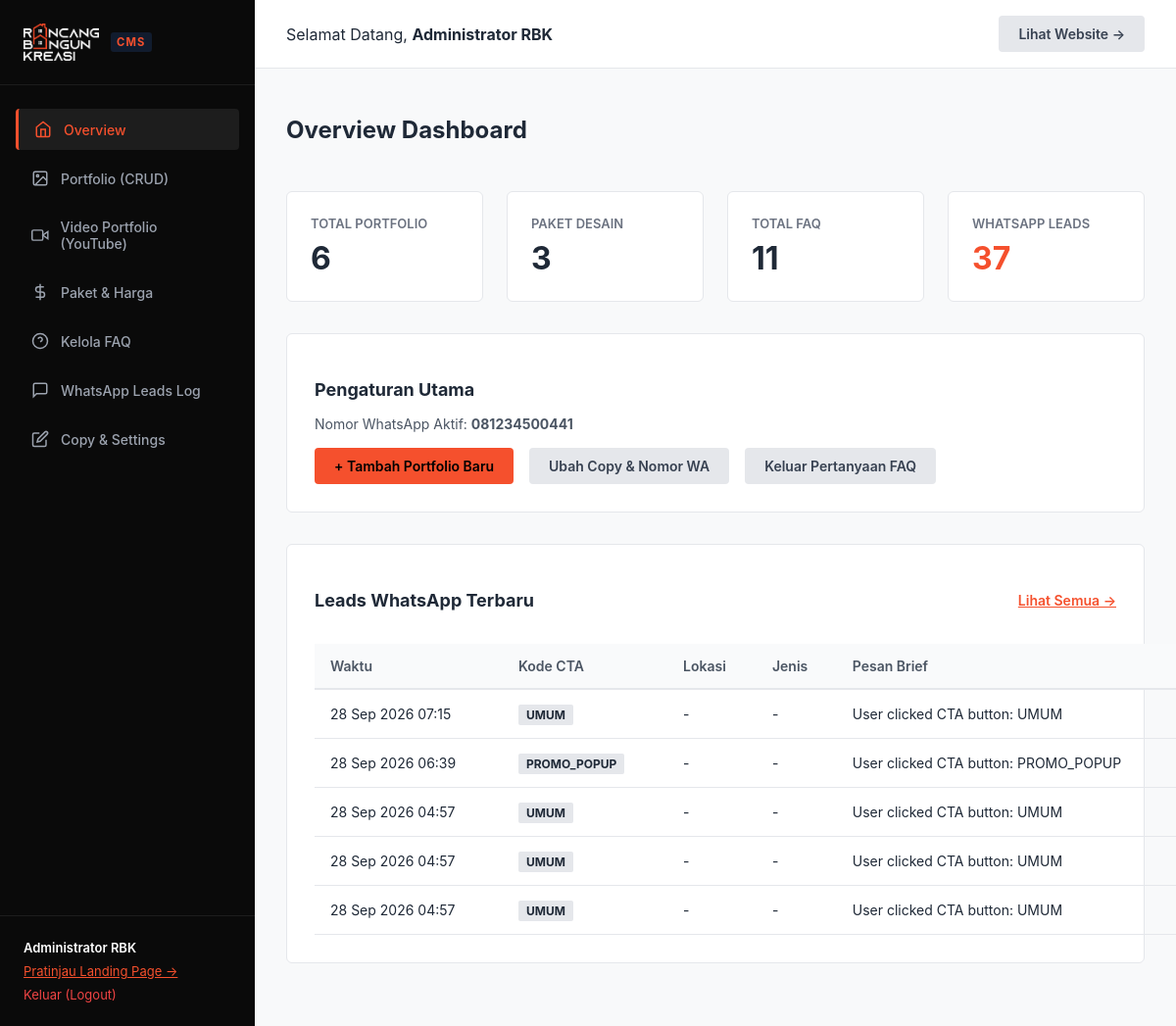
/admin/dashboard.php (signed in), run on an earlier commit of the app's database.
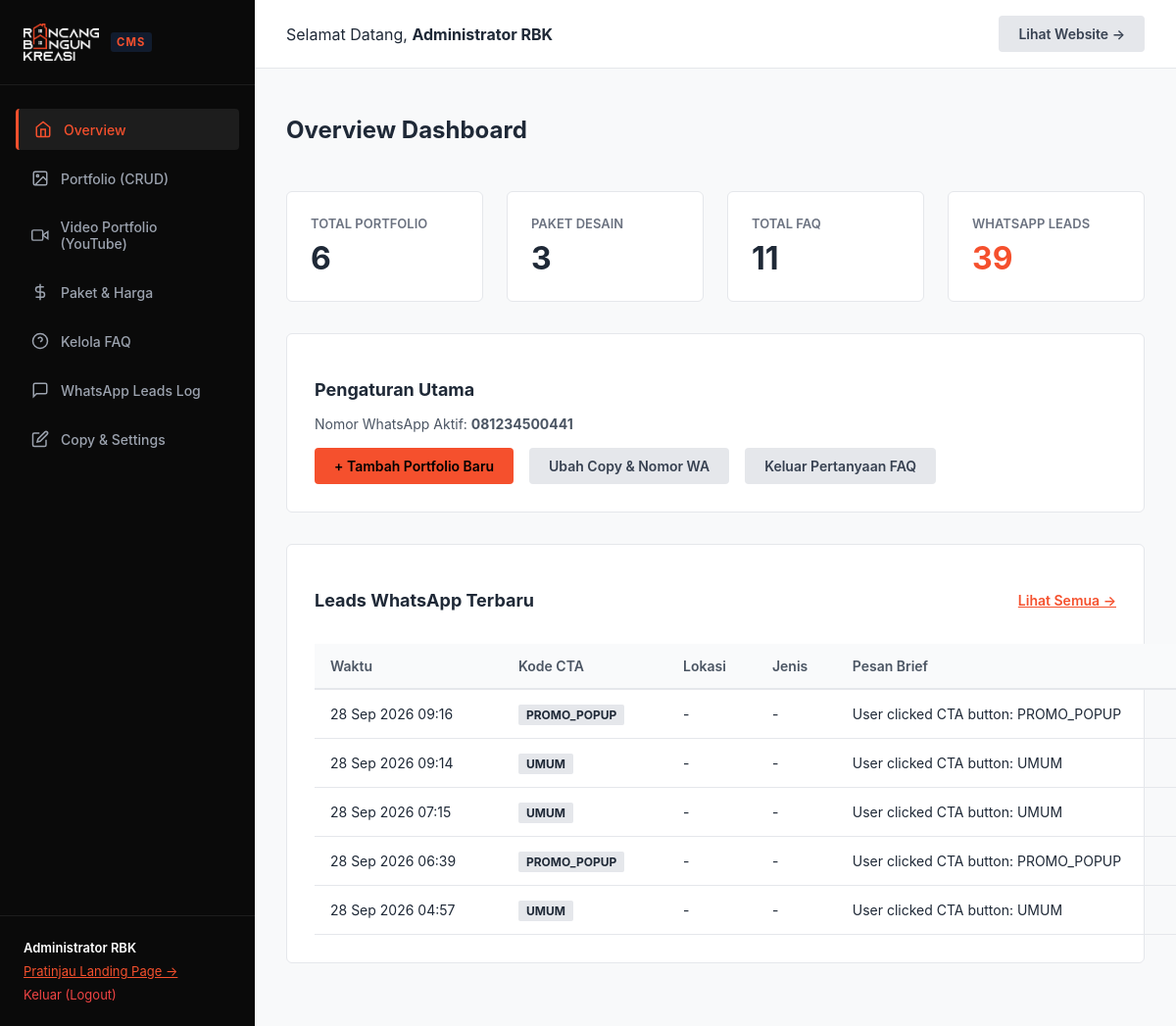
And on a later commit of the database.
### tables this page shows
CREATE TABLE leads (
        id INTEGER PRIMARY KEY AUTOINCREMENT,
        name TEXT,
        wa_number TEXT,
        location TEXT,
        land_area TEXT,
        building_area TEXT,
        floors TEXT,
        building_type TEXT,
        style TEXT,
        budget TEXT,
        full_message TEXT,
        source_cta TEXT,
        status TEXT DEFAULT 'new',
        created_at DATETIME DEFAULT CURRENT_TIMESTAMP
    );

### config/auth.php (called while the page is built, shortened)
<?php
function e($string) {
    return htmlspecialchars($string ?? '', ENT_QUOTES, 'UTF-8');
}

### config/database.php (called while the page is built, shortened)
<?php
function getDB() {
    static $pdo = null;
    if ($pdo === null) {
        try {
            $pdo = new PDO('sqlite:' . DB_PATH);
            $pdo->setAttribute(PDO::ATTR_ERRMODE, PDO::ERRMODE_EXCEPTION);
            $pdo->setAttribute(PDO::ATTR_DEFAULT_FETCH_MODE, PDO::FETCH_ASSOC);
            $pdo->exec("PRAGMA foreign_keys = ON;");
        } catch (PDOException $e) {
            die("Database connection failed: " . $e->getMessage());
        }
    }
    return $pdo;
}
function getSettings() {
    $db = getDB();
    $rows = $db->query("SELECT setting_key, setting_value FROM settings")->fetchAll();
    $settings = [];
    foreach ($rows as $row) {
        $settings[$row['setting_key']] = $row['setting_value'];
    }
    return $settings;
}

### admin/dashboard.php (the view, shortened to what this page needs)
<?php
require_once __DIR__ . '/../config/database.php';
require_once __DIR__ . '/../config/auth.php';
$db = getDB();
$totalPortfolio = $db->query("SELECT COUNT(*) FROM portfolio")->fetchColumn();
$totalPackages = $db->query("SELECT COUNT(*) FROM pricing_packages")->fetchColumn();
$totalFaqs = $db->query("SELECT COUNT(*) FROM faqs")->fetchColumn();
$totalLeads = $db->query("SELECT COUNT(*) FROM leads")->fetchColumn();
$recentLeads = $db->query("SELECT * FROM leads ORDER BY created_at DESC LIMIT 5")->fetchAll();
$settings = getSettings();
?>
<!DOCTYPE html>
<html lang="id">
<head>
  <link rel="stylesheet" href="/assets/css/admin.css">
</head>
<body class="admin-body">
  <?php include __DIR__ . '/sidebar.php'; ?>
  <div class="admin-main">
    <div class="admin-topbar">
      <div>Selamat Datang, <strong><?= e($_SESSION['admin_user']['name']); ?></strong></div>
      <div>
        <a href="/" target="_blank" class="btn-admin btn-admin-secondary">Lihat Website &rarr;</a>
      </div>
    </div>
    <div class="admin-content">
      <div class="page-header">
        <h1 class="page-title">Overview Dashboard</h1>
      </div>
      <div class="stats-grid">
        <div class="stat-card">
          <div class="stat-label">Total Portfolio</div>
          <div class="stat-value"><?= $totalPortfolio; ?></div>
        </div>
        <div class="stat-card">
          <div class="stat-label">Paket Desain</div>
          <div class="stat-value"><?= $totalPackages; ?></div>
        </div>
        <div class="stat-card">
          <div class="stat-label">Total FAQ</div>
          <div class="stat-value"><?= $totalFaqs; ?></div>
        </div>
        <div class="stat-card">
          <div class="stat-label">WhatsApp Leads</div>
          <div class="stat-value" style="color: var(--admin-primary);"><?= $totalLeads; ?></div>
        </div>
      </div>
      <div class="card">
        <h3 style="font-size: 1.125rem; font-weight: 700; margin-bottom: 1rem;">Pengaturan Utama</h3>
        <p style="font-size: 0.875rem; color: #4B5563; margin-bottom: 1rem;">
          Nomor WhatsApp Aktif: <strong><?= e($settings['wa_number'] ?? '081234500441'); ?></strong>
        </p>
        <div style="display: flex; gap: 1rem; flex-wrap: wrap;">
          <a href="/admin/portfolio.php?action=create" class="btn-admin btn-admin-primary">+ Tambah Portfolio Baru</a>
          <a href="/admin/content.php" class="btn-admin btn-admin-secondary">Ubah Copy & Nomor WA</a>
          <a href="/admin/faq.php" class="btn-admin btn-admin-secondary">Keluar Pertanyaan FAQ</a>
        </div>
      </div>
      <div class="card">
        <div style="display: flex; align-items: center; justify-content: space-between; margin-bottom: 1rem;">
          <h3 style="font-size: 1.125rem; font-weight: 700;">Leads WhatsApp Terbaru</h3>
          <a href="/admin/leads.php" style="font-size: 0.875rem; color: var(--admin-primary); font-weight: 600;">Lihat Semua &rarr;</a>
        </div>
        <?php if (empty($recentLeads)): ?>
          <p style="color: var(--admin-muted); font-size: 0.875rem;">Belum ada leads tersimpan. Leads akan muncul otomatis ketika pengunjung mengisi form brief atau mengklik CTA WhatsApp.</p>
        <?php else: ?>
          <table class="admin-table">
            <thead>
              <tr>
                <th>Waktu</th>
                <th>Kode CTA</th>
                <th>Lokasi</th>
                <th>Jenis</th>
                <th>Pesan Brief</th>
              </tr>
            </thead>
            <tbody>
              <?php foreach ($recentLeads as $lead): ?>
                <tr>
                  <td><?= date('d M Y H:i', strtotime($lead['created_at'])); ?></td>
                  <td><span style="background: #E5E7EB; padding: 0.2rem 0.5rem; font-size: 0.75rem; font-weight: 700; border-radius: 2px;"><?= e($lead['source_cta'] ?? 'UMUM'); ?></span></td>
                  <td><?= e($lead['location'] ?? '-'); ?></td>
                  <td><?= e($lead['building_type'] ?? '-'); ?></td>
                  <td style="max-width: 300px; overflow: hidden; text-overflow: ellipsis; white-space: nowrap;"><?= e($lead['full_message'] ?? '-'); ?></td>
                </tr>
              <?php endforeach; ?>
            </tbody>
          </table>
        <?php endif; ?>
      </div>
    </div>
  </div>
</body>
</html>

What changed in the data, as far as the page shows it:
no longer on this page (row unchanged): leads: created_at "28 Sep 2026 04:57", source_cta "UMUM", location "-", building_type "-", full_message "User clicked CTA button: UMUM"
no longer on this page (row unchanged): leads: created_at "28 Sep 2026 04:57", source_cta "UMUM", location "-", building_type "-", full_message "User clicked CTA button: UMUM"
added leads: created_at "28 Sep 2026 09:16", source_cta "PROMO_POPUP", location "-", building_type "-", full_message "User clicked CTA button: PROMO_POPUP"
added leads: created_at "28 Sep 2026 09:14", source_cta "UMUM", location "-", building_type "-", full_message "User clicked CTA button: UMUM"
Also different on the page:
$totalLeads: "37" → "39"
